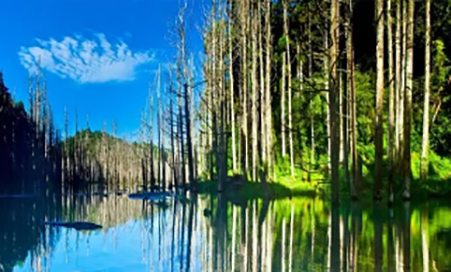
#> input picture opencv_learn/image/001.jpg, 451 x 272 px, given in place of 20191210152119.JPG, which was not available
$ python opencv_demo3.py
#> lines starting #> are read from the running program, lines starting #| are printed output that depends on the picture; after the words box and inside, x2 and y2 are one past the last pixel; in counts of white or black regions, pixels touching at a corner belong together; pictures that were not available may be replaced by others from this repository, and a replacement may not be noted
# -*- coding: utf-8 -*-
"""
图片基本操作
目标：
1.访问和修改图片像素点的值
2.获取图片的宽、高、通道数等属相
3.了解感兴趣区域的ROI
4.分离和合并图像通道

"""

import cv2


def edit():
    # 对于彩色图，结果是B，G，R三个值的列表，对于灰度图或者单通通道，只有一个值
    img = cv2.imread(r"..\image\bage.jpeg")
    px = img[100, 90]
    print(px)

    # 只获取蓝色blue通道的值
    px_blue = img[100, 90, 0]
    print(px_blue)

    # 修改像素值
    img[100, 90] = [255, 255, 255]
    print(img[100, 90])


def getshape():
    img = cv2.imread(r'E:\pycharmproject\pythonlearn\image\sipo.png')
    height, width, channels = img.shape

    print("height:{},width:{},channels:{}".format(height, width, channels))
    print("图像的数据类型：{}".format(img.dtype))
    print("图像的总像素数：{}".format(img.size))


def getROI():
    # ROI：region of interest  感兴趣区域
    img = cv2.imread(r'F:\20191210152119.JPG')
#> img is the input picture: shape (272, 451, 3); mean B, G, R 105.4, 109.6, 70.9
    height, width=img.shape[:2]
#> height = 272; width = 451
    face = img[int(height*0.8):height, 0:width]
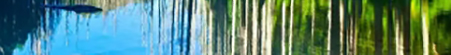
#> face: shape (55, 451, 3); mean B, G, R 120.4, 133, 89.6
    img2gray = cv2.cvtColor(face, cv2.COLOR_BGR2GRAY)
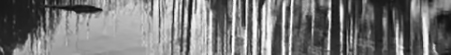
#> img2gray: shape (55, 451); min 12, max 255, mean 118.6
    ret, mask = cv2.threshold(img2gray, 150, 255, cv2.THRESH_BINARY)
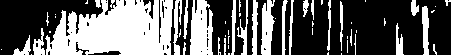
#> mask: shape (55, 451); 39% white; 58 white regions (32 under 20 px), largest, box (x1, y1, x2, y2) and area: (45, 0, 173, 55) 5268, (190, 0, 213, 55) 1023, (261, 0, 275, 55) 533
    cv2.imshow("face", img2gray)
    cv2.waitKey(0)


def split_and_merga():
    img = cv2.imread(r"..\image\bage.jpeg")
    # 分割和合并可以使用cv2.split()和cv2.merge()方法
    # b,g,r=cv2.split(img)
    # img=cv2.merge((b,g,r))

    # 分割图片，split()函数比较耗时，更高效的方式是用numpy中的索引，如提取B通道：
    b = img[:, :, 0]
    g=img[:, :,1]
    r=img[:, :, 2]
    new_img=cv2.merge((b,g,r))
    cv2.imshow('blue', new_img)
    cv2.waitKey(0)


if __name__ == "__main__":
    # getshape()
    getROI()

$ run again, on opencv_learn/image/002.jpg
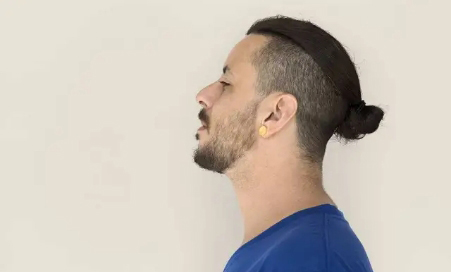
#> input picture opencv_learn/image/002.jpg, 451 x 272 px, given in place of 20191210152119.JPG, which was not available
#> in getROI, img is the input picture: shape (272, 451, 3); mean B, G, R 183, 192.6, 200.6
#> in getROI, `img2gray = cv2.cvtColor(face, cv2.COLOR_BGR2GRAY)`:
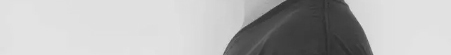
#> img2gray: shape (55, 451); min 44, max 228, mean 182.5
#> in getROI, `ret, mask = cv2.threshold(img2gray, 150, 255, cv2.THRESH_BINARY)`:
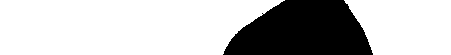
#> mask: shape (55, 451); 75% white; 1 black region, box (x1, y1, x2, y2) and area: (223, 0, 373, 55) 6208

$ run again, on opencv_learn/image/1556514111.png
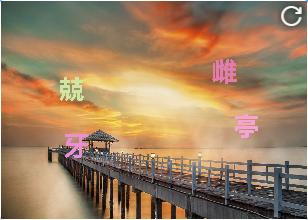
#> input picture opencv_learn/image/1556514111.png, 308 x 220 px, given in place of 20191210152119.JPG, which was not available
#> in getROI, img is the input picture: shape (220, 308, 3); mean B, G, R 97.8, 128.6, 159.3
#> in getROI, `img2gray = cv2.cvtColor(face, cv2.COLOR_BGR2GRAY)`:
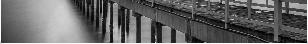
#> img2gray: shape (44, 308); min 0, max 255, mean 100.6
#> in getROI, `ret, mask = cv2.threshold(img2gray, 150, 255, cv2.THRESH_BINARY)`:
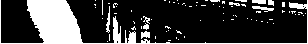
#> mask: shape (44, 308); 23.3% white; 78 white regions (69 under 20 px), largest, box (x1, y1, x2, y2) and area: (0, 0, 308, 44) 2567, (252, 6, 274, 12) 66, (106, 6, 110, 33) 57
